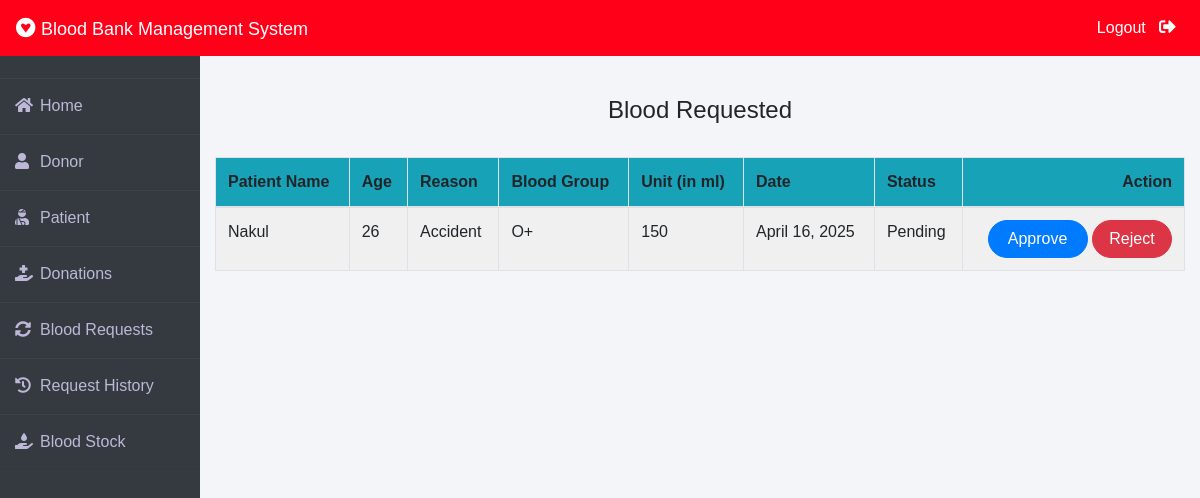
The page /admin-request (signed in) on the database its author committed.
### blood/models.py (models this page shows, shortened)
class BloodRequest(models.Model):
    request_by_patient=models.ForeignKey(pmodels.Patient,null=True,on_delete=models.CASCADE)
    request_by_donor=models.ForeignKey(dmodels.Donor,null=True,on_delete=models.CASCADE)
    patient_name=models.CharField(max_length=30)
    patient_age=models.PositiveIntegerField()
    reason=models.CharField(max_length=500)
    bloodgroup=models.CharField(max_length=10)
    unit=models.PositiveIntegerField(default=0)
    status=models.CharField(max_length=20,default="Pending")
    date=models.DateField(auto_now=True)

### blood/views.py (the view)
# urls.py: path('admin-request', views.admin_request_view,name='admin-request'),
@login_required(login_url='adminlogin')
def admin_request_view(request):
    requests=models.BloodRequest.objects.all().filter(status='Pending')
    return render(request,'blood/admin_request.html',{'requests':requests})

### templates/blood/admin_request.html (shortened to what this page needs)
{% extends 'blood/adminbase.html' %}
{% block content %}
{% load widget_tweaks %}
{%load static%}
<br><br>
<div class="container">
    {% if requests %}
    <H4 class="text-center">Blood Requested</H4><br>
    <table class="table table-light table-hover table-bordered table-striped">
        <thead class="bg-info">
            <tr>
                <th scope="col">Patient Name</th>
                <th scope="col">Age</th>
                <th scope="col">Reason</th>
                <th scope="col">Blood Group</th>
                <th scope="col">Unit (in ml)</th>
                <th scope="col">Date</th>
                <th scope="col">Status</th>
                <th class="text-right">Action</th>
            </tr>
        </thead>
        <tbody>
            {% for t in requests %}
            <tr>
                <td> {{t.patient_name}}</td>
                <td>{{t.patient_age}}</td>
                <td>{{t.reason}}</td>
                <td>{{t.bloodgroup}}</td>
                <td>{{t.unit}}</td>
                <td>{{t.date}}</td>
                <td>{{t.status}}</td>
                <td class="text-right">
                    <button class="btn btn-primary badge-pill" style="width: 100px;"><a  style="text-decoration: none;color: white;" href="{% url 'update-approve-status' t.id  %}">Approve</a> </button>
                    <button class="btn btn-danger badge-pill" style="width: 80px;"><a  style="text-decoration: none;color: white;" href="{% url 'update-reject-status' t.id  %}">Reject</a> </button>
                </td>
            </tr>
            {% endfor %}
        </tbody>
    </table>
{% else %}
<h5>No Blood Request By Patient / Donor !</h5>
{% endif %}
</div>
{% endblock content %}

### templates/blood/adminbase.html (style rules this page uses)
* { margin: 0; padding: 0; box-sizing: border-box; list-style: none; text-decoration: none; font-family: 'Josefin Sans', sans-serif; }
body { background-color: #f3f5f9; }

### rows shown on the page
BloodRequest: patient_name "Nakul", patient_age "26", reason "Accident", bloodgroup "O+", unit "150", date "April 16, 2025", status "Pending"
